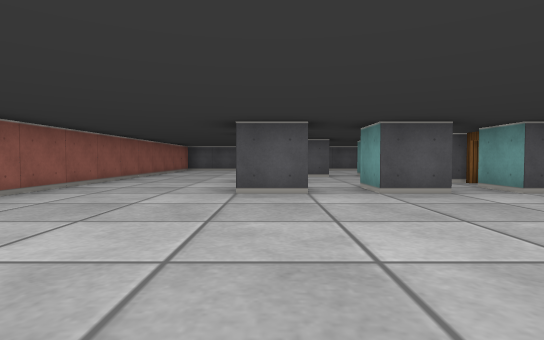
View 1 (above)

16 first-person views from a walk through a cub3D maze. The camera is about half as high as the walls, tilts 2° down and sees 80° across. The floor is counted in squares. Each view is taken from the middle of a square. On the plan, view 1 faces up. The plan holds only what a view shows up to about 9 squares ahead; the rest is blank. The place goes on beyond the plan.

View 2
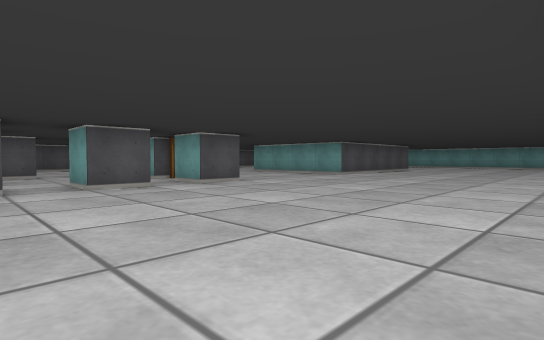

View 3
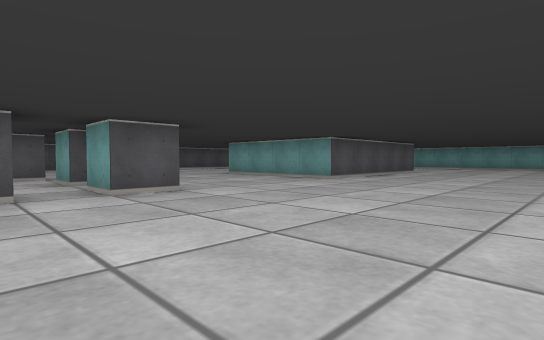

View 4
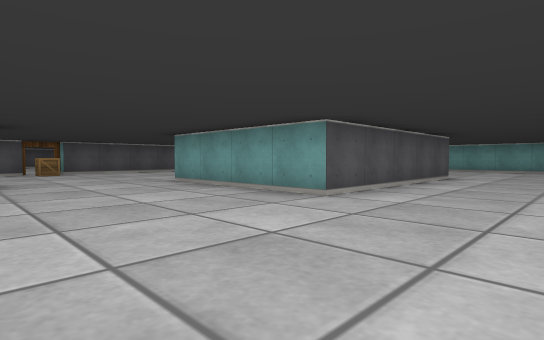

View 5
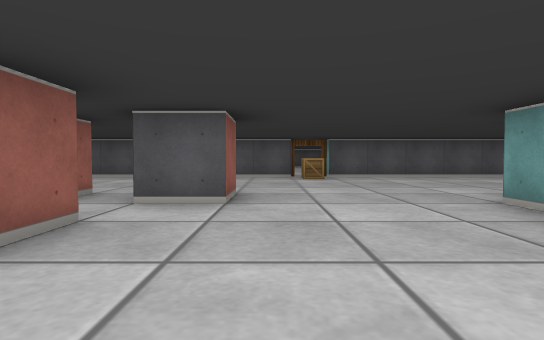

View 6
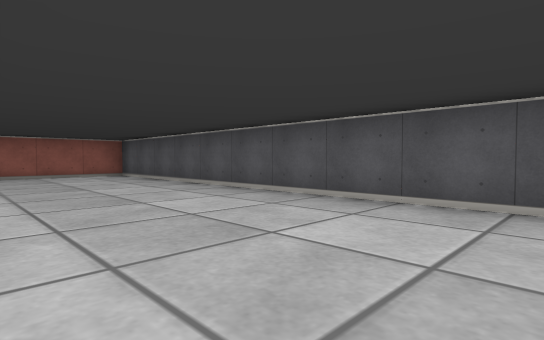

View 7
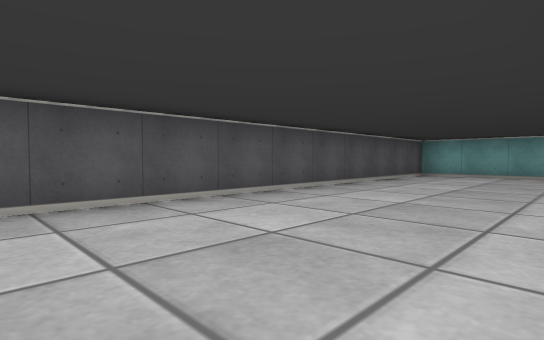

View 8
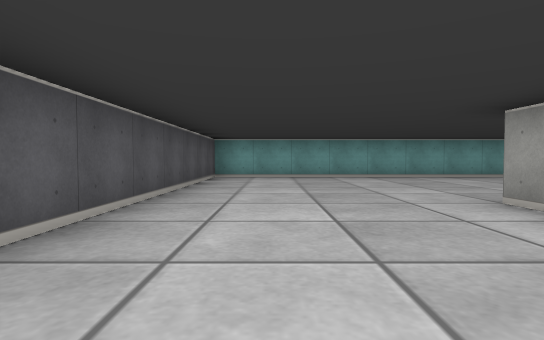

View 9
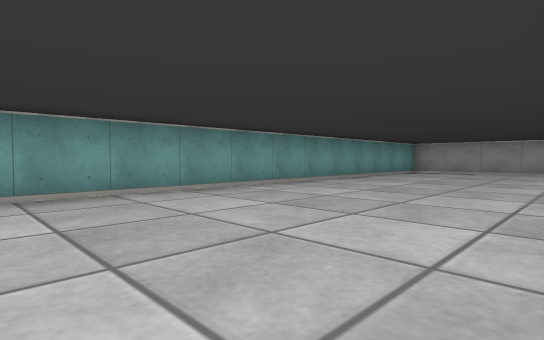

View 10
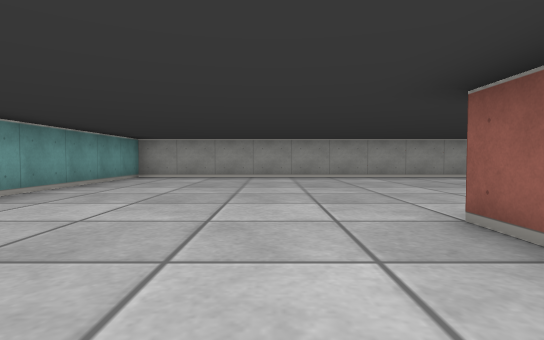

View 11
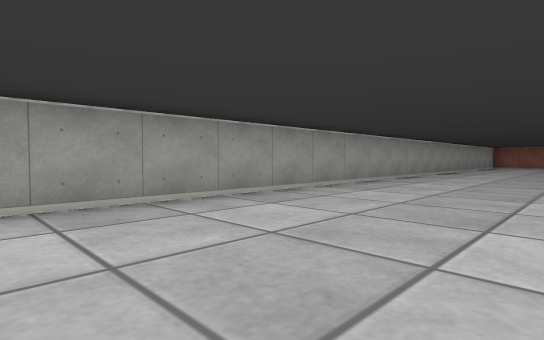

View 12
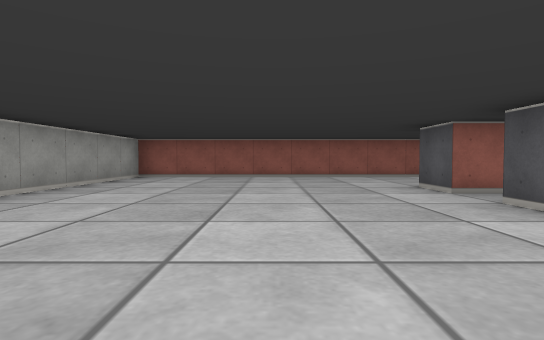

View 13
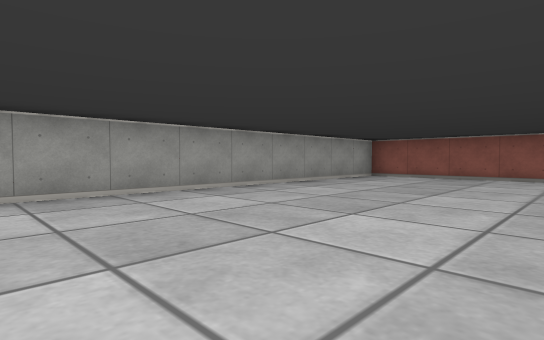

View 14
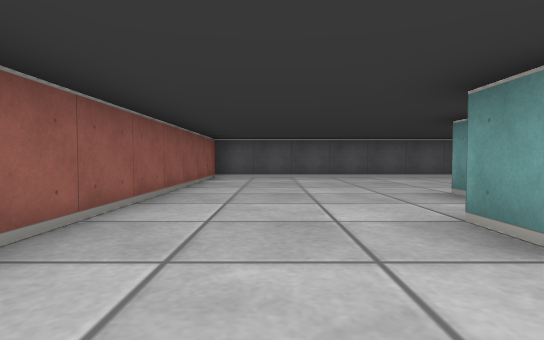

View 15
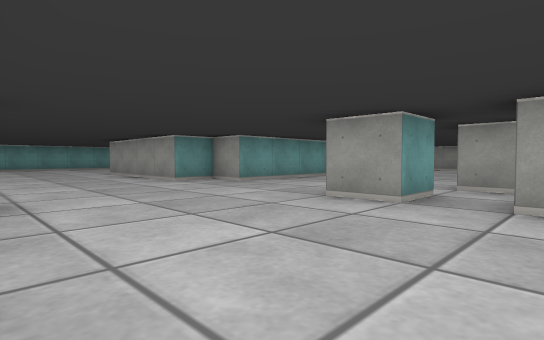

View 16
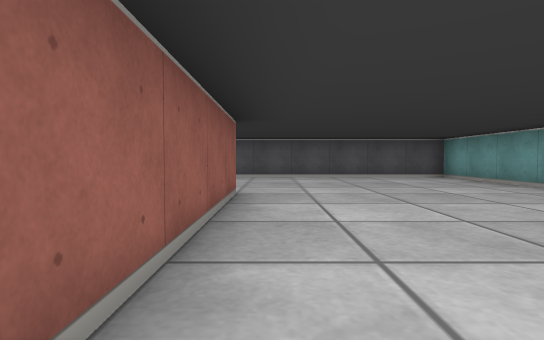

### Floor plan
Points are (right, up) in squares from view 1. A wall is a line through its corners. A room is listed if a view was taken in it or the views show most of it. See-through windows are left out.
Room 1 (views 1, 2, 3, 4, 5, 6, 7, 8, 9, 10, 11, 12, 13, 14, 15, 16)
walls: (8.5, 4.5) (8.5, 8.5) (9.5, 8.5) (9.5, 9.5) (13.5, 9.5) (13.5, 4.5) (8.5, 4.5); (4.6, 4.5) (3.5, 4.5) (3.5, 5.5); (5.5, 8.5) (4.5, 8.5) (4.5, 9.5) (5.5, 9.5) (5.5, 8.5); (3.5, 6.5) (3.5, 7.5) (4.5, 7.5) (4.5, 6.8); (3.6, 8.5) (2.9, 8.5); (2.6, 4.5) (1.5, 4.5) (1.5, 5.5); (1.6, 8.5) (0.8, 8.5); (0.5, 5.2) (0.5, 4.5) (-0.5, 4.5); (6.5, 13.5) (-3.5, 13.5) (-3.5, -1.5) (18.5, -1.5) (18.5, 13.5) (7.5, 13.5); (-0.5, 6.8) (-0.5, 7.5)
ways out: open door at (4, 6); open door at (7, 14)
objects: crate (7, 13)

Positions as (right, up) in squares from view 1, and headings:
1: (0, 0), facing up
2: (0, -1), facing up-right
3: (2, 0), facing up-right
4: (5, 2), facing up-right
5: (6, 5), facing up
6: (6, 10), facing up-left
7: (9, 10), facing up-right
8: (10, 12), facing right
9: (14, 10), facing down-right
10: (15, 7), facing down
11: (15, 2), facing down-left
12: (5, 2), facing left
13: (5, 3), facing down-left
14: (-2, 5), facing up
15: (3, 13), facing down-right
16: (14, 5), facing up
